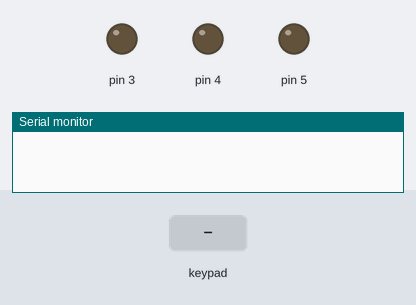
A sketch run on a simulated Arduino Uno, built with avr-gcc and run on an emulated ATmega328P. Shown: output pins drawn as LEDs (lit = HIGH), the last lines printed to the serial monitor. Inputs (shaded band) come from the test bench.

Above: at 1.2 s.
1.3 s: keypad keys 1 3 1 2 1 1 1 0 pressed 0.4 s apart
At 3.7 s:
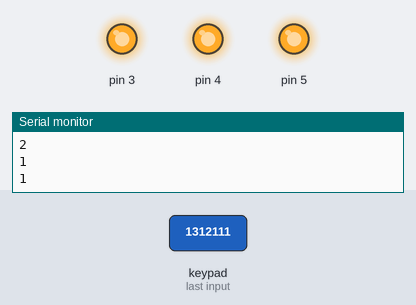
6.0 s: key '2' pressed
At 6.5 s:
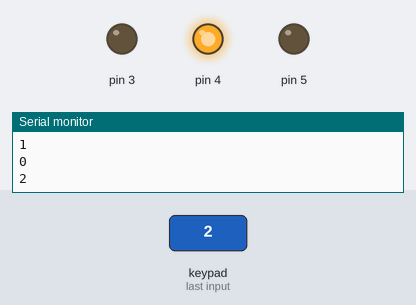
7.5 s: keypad keys 1 3 1 2 1 1 1 0 # pressed 0.4 s apart
At 7.7 s:
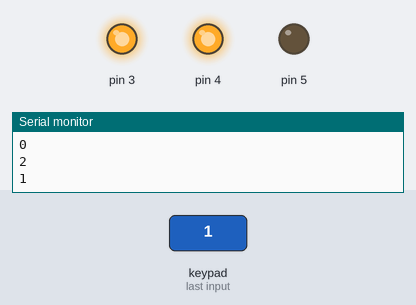
12.6 s: key '3' pressed
At 13.8 s:
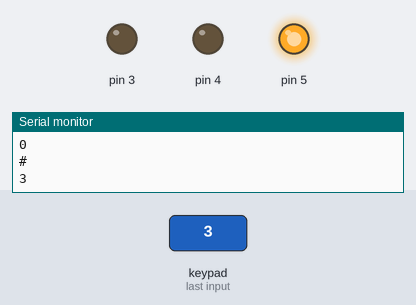
14.1 s: key '2' pressed
At 15.0 s:
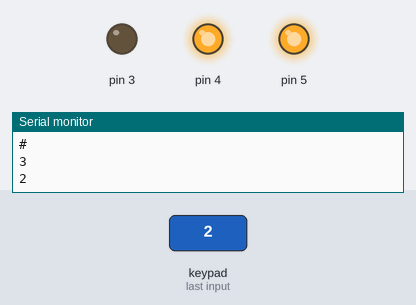
15.6 s: key '1' pressed
At 16.2 s:
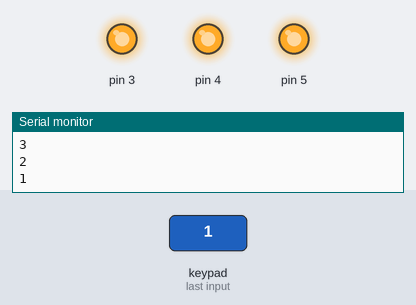
Timing chart, 0 to 18.1 s (numbered marks = the images above; inputs shaded):
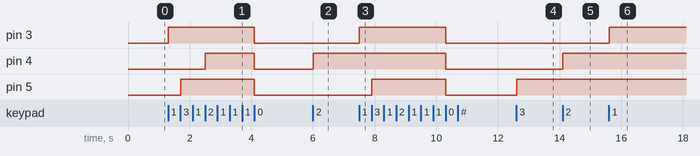

Measured:
- after the input at 1.3 s, pin 3: LOW → HIGH at once, → LOW 2.8 s later; pin 4: LOW → HIGH after 1.2 s, → LOW 1.6 s later; pin 5: LOW → HIGH after 0.40 s, → LOW 2.4 s later
- after the input at 6.0 s, pin 4: LOW → HIGH at once
- after the input at 7.5 s, pin 3: LOW → HIGH at once, → LOW 2.8 s later; pin 4: HIGH → LOW after 2.8 s; pin 5: LOW → HIGH after 0.40 s, → LOW 2.4 s later
- after the input at 12.6 s, pin 5: LOW → HIGH at once
- after the input at 14.1 s, pin 4: LOW → HIGH at once
- after the input at 15.6 s, pin 3: LOW → HIGH at once

The sketch:

29_Keypad_4x4_Control_LED.ino
```cpp
#include <Keypad.h>
int buzzer = 0 ;
const byte ROWS = 4; //four rows
const byte COLS = 4; //four columns
//define the cymbols on the buttons of the keypads
char hexaKeys[ROWS][COLS] = {
  {'1','2','3','A'},
  {'4','5','6','B'},
  {'7','8','9','C'},
  {'*','0','#','D'}
};
byte rowPins[ROWS] = {13, 12, 11, 10}; //connect to the row pinouts of the keypad
byte colPins[COLS] = {9, 8, 7, 6}; //connect to the column pinouts of the keypad

//initialize an instance of class NewKeypad
Keypad customKeypad = Keypad( makeKeymap(hexaKeys), rowPins, colPins, ROWS, COLS);

void setup(){
  Serial.begin(9600);
  pinMode(5, OUTPUT);
  pinMode(4, OUTPUT);
  pinMode(3, OUTPUT);
 pinMode(0, OUTPUT);
}

void loop(){
  char customKey = customKeypad.getKey();

  if (customKey){
    Serial.println(customKey);
    if(customKey == '1')
    {


      digitalWrite(3, 1);
    }
    else if(customKey == '2')
    {
      digitalWrite(4, 1);
    }
    else if(customKey == '3')
    {
      digitalWrite(5, 1);
    }
    else if(customKey == '0')
    {
      digitalWrite(5, 0);
      digitalWrite(4, 0);
      digitalWrite(3, 0);
    }
  }
}
```
